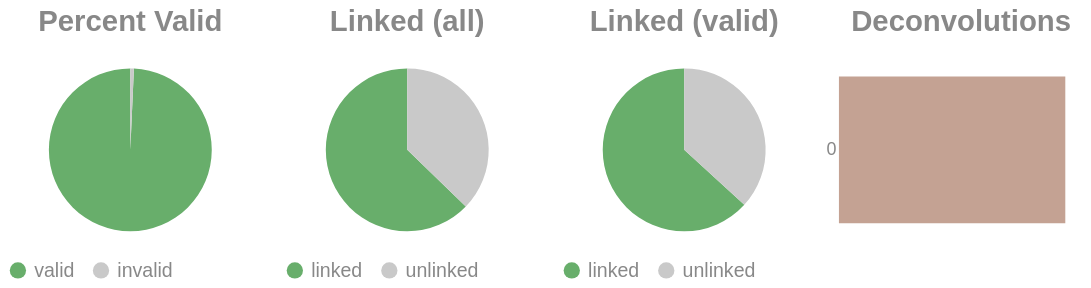

The code cell stored with this chart in its notebook:
### Code cell
if SKIPLR:
    pass
else:
    clash = Counter()
    for i in valids['molecule'].to_list():
        _mol = i.split("-")
        if len(_mol) == 1:
            clash.update('0')
        else:
            clash.update(_mol[-1])

    _d = {"deconvolutions": [], 'count': []}
    for k,v in clash.items():
        _d['deconvolutions'].append(k)
        _d['count'].append(v)

    tot_valid = valids['reads'].sum()
    mask = valids['reads'] >= 2
    n_linked_reads = valids.filter(mask)['reads'].sum()
    if n_linked_reads == 0:
        print_html("No linked molecules (>=2 reads) were detected; skipping linked-only distributions.")
        SKIPLR = True
    else:
        perc_valid = round(tot_valid / n_reads, 4)
        linked_perc_abs = round(n_linked_reads / n_reads, 4)
        linked_perc = round(n_linked_reads / tot_valid, 4)

    _valid = pl.DataFrame({"valids": ['valid', 'invalid'], "count": [tot_valid, n_reads - tot_valid]})
    _linked_abs = pl.DataFrame({"linked (absolute)": ['linked', 'unlinked'], "count": [n_linked_reads, n_reads - n_linked_reads]})
    _linked_rel = pl.DataFrame({"linked (valids)": ['linked', 'unlinked'], "count": [n_linked_reads, tot_valid - n_linked_reads]})

    (
        alt.hconcat(
            piechart(_valid, goodval = 'valid', title = "Percent Valid"),
            piechart(_linked_abs, goodval = "linked", title =  "Linked (all)"),
            piechart(_linked_rel, goodval = "linked", title =  "Linked (valid)"),
            convolutionbar(pl.DataFrame(_d), title = "Deconvolutions"),
            center = True,
            bounds = 'flush'
        )
        .resolve_scale(color='independent')
        .resolve_legend('independent')
        .properties(usermeta={'embedOptions': {"actions": False}})
    ).display()

### Figure 1 — Vega-Lite specification as saved in the notebook (floating-point values rounded to 4 significant figures)
{"width": "container", "height": 400, "config": {"title": {"anchor": "start", "dy": -15, "fontSize": 18, "color": "#888888", "subtitleColor": "#888888", "subtitleFontSize": 14}, "arc": {"fill": "#0072B2"}, "axis": {"domainColor": "#888888", "domainWidth": 0.5, "gridWidth": 0.2, "grid": false, "titleFontWeight": 400, "titleFontSize": 15, "labelFontSize": 11, "labelColor": "#888888", "tickColor": "#888888", "tickWidth": 0.2, "titleColor": "#888888"}, "axisBand": {"grid": false}, "axisX": {"grid": true, "tickSize": 10, "domainCap": "round"}, "axisY": {"domain": false, "grid": true, "tickSize": 0, "domainCap": "round"}, "background": "transparent", "header": {"labelFontSize": 15, "labelColor": "#888888", "titleFontSize": 15, "titleFontWeight": 600, "titleColor": "#888888"}, "legend": {"labelFont": "sans-serif", "labelFontSize": 12, "labelColor": "#888888", "symbolSize": 100, "symbolType": "circle", "titleFontSize": 12, "titlePadding": 10, "titleColor": "#888888", "title": null}, "range": {"category": ["#E69F00", "#56B4E9", "#009E73", "#F0E442", "#0072B2", "#D55E00", "#CC79A7", "#000000"], "diverging": ["#cfe8f3", "#a2d4ec", "#73bfe2", "#46abdb", "#1696d2", "#12719e"]}, "area": {"fill": "#0072B2", "fillOpacity": 0.7, "line": true, "strokeOpacity": 0.7}, "line": {"color": "#0072B2", "stroke": "#0072B2", "strokeWidth": 2}, "trail": {"color": "#0072B2", "stroke": "#0072B2", "strokeWidth": 0, "size": 1}, "point": {"filled": true, "fillOpacity": 1.0, "size": 95}, "text": {"color": "#888888", "fontSize": 11, "align": "right", "fontWeight": 400, "size": 11}, "bar": {"fill": "#0072B2", "stroke": null}, "view": {"stroke": null, "continuousWidth": 660, "continuousHeight": 400}}, "hconcat": [{"data": {"name": "data-dc1fee0ef6282a4a6faa6d88916db71e"}, "mark": {"type": "arc"}, "encoding": {"color": {"field": "valids", "legend": {"orient": "bottom", "title": null}, "scale": {"domain": ["valid", "invalid"], "range": ["#68ae6b", "#C9C9C9"]}, "title": "Valids", "type": "nominal"}, "theta": {"field": "count", "type": "quantitative"}, "tooltip": [{"field": "valids", "title": "Valids", "type": "ordinal"}, {"field": "percent", "format": ".2%", "title": "Percent", "type": "quantitative"}, {"field": "count", "title": "Count", "type": "quantitative"}]}, "height": 100, "title": {"text": "Percent Valid", "align": "center", "anchor": "middle"}, "transform": [{"calculate": "datum.count / 8929300", "as": "percent"}], "width": 150}, {"data": {"name": "data-c609d6eaa78ef3666bd0ca814fd0f957"}, "mark": {"type": "arc"}, "encoding": {"color": {"field": "linked (absolute)", "legend": {"orient": "bottom", "title": null}, "scale": {"domain": ["linked", "unlinked"], "range": ["#68ae6b", "#C9C9C9"]}, "title": "Linked (Absolute)", "type": "nominal"}, "theta": {"field": "count", "type": "quantitative"}, "tooltip": [{"field": "linked (absolute)", "title": "Linked (Absolute)", "type": "ordinal"}, {"field": "percent", "format": ".2%", "title": "Percent", "type": "quantitative"}, {"field": "count", "title": "Count", "type": "quantitative"}]}, "height": 100, "title": {"text": "Linked (all)", "align": "center", "anchor": "middle"}, "transform": [{"calculate": "datum.count / 8929300", "as": "percent"}], "width": 150}, {"data": {"name": "data-ffa21b4a5888556dfd7ea4904142a544"}, "mark": {"type": "arc"}, "encoding": {"color": {"field": "linked (valids)", "legend": {"orient": "bottom", "title": null}, "scale": {"domain": ["linked", "unlinked"], "range": ["#68ae6b", "#C9C9C9"]}, "title": "Linked (Valids)", "type": "nominal"}, "theta": {"field": "count", "type": "quantitative"}, "tooltip": [{"field": "linked (valids)", "title": "Linked (Valids)", "type": "ordinal"}, {"field": "percent", "format": ".2%", "title": "Percent", "type": "quantitative"}, {"field": "count", "title": "Count", "type": "quantitative"}]}, "height": 100, "title": {"text": "Linked (valid)", "align": "center", "anchor": "middle"}, "transform": [{"calculate": "datum.count / 8866441", "as": "percent"}], "width": 150}, {"data": {"name": "data-c283b0c032d99ebd3bff8010dc1e9d96"}, "mark": {"type": "bar"}, "encoding": {"color": {"field": "deconvolutions", "legend": null, "scale": {"scheme": "lightgreyred"}, "type": "nominal"}, "tooltip": [{"field": "deconvolutions", "title": "Deconvolutions", "type": "ordinal"}, {"field": "percent", "format": ".2%", "title": "Percent", "type": "quantitative"}, {"field": "count", "title": "Count", "type": "quantitative"}], "x": {"axis": null, "field": "count", "type": "quantitative"}, "y": {"field": "deconvolutions", "sort": "ascending", "title": null, "type": "nominal"}}, "height": 100, "title": {"text": "Deconvolutions", "align": "center", "anchor": "middle"}, "transform": [{"calculate": "datum.count / 4632006", "as": "percent"}], "width": 150}], "bounds": "flush", "center": true, "resolve": {"legend": {"angle": "independent"}, "scale": {"color": "independent"}}, "usermeta": {"embedOptions": {"actions": false}}, "$schema": "https://vega.github.io/schema/vega-lite/v6.1.0.json", "datasets": {"data-dc1fee0ef6282a4a6faa6d88916db71e": [{"valids": "valid", "count": 8866441}, {"valids": "invalid", "count": 62859}], "data-c609d6eaa78ef3666bd0ca814fd0f957": [{"linked (absolute)": "linked", "count": 5605164}, {"linked (absolute)": "unlinked", "count": 3324136}], "data-ffa21b4a5888556dfd7ea4904142a544": [{"linked (valids)": "linked", "count": 5605164}, {"linked (valids)": "unlinked", "count": 3261277}], "data-c283b0c032d99ebd3bff8010dc1e9d96": [{"deconvolutions": "0", "count": 4632006}]}}
